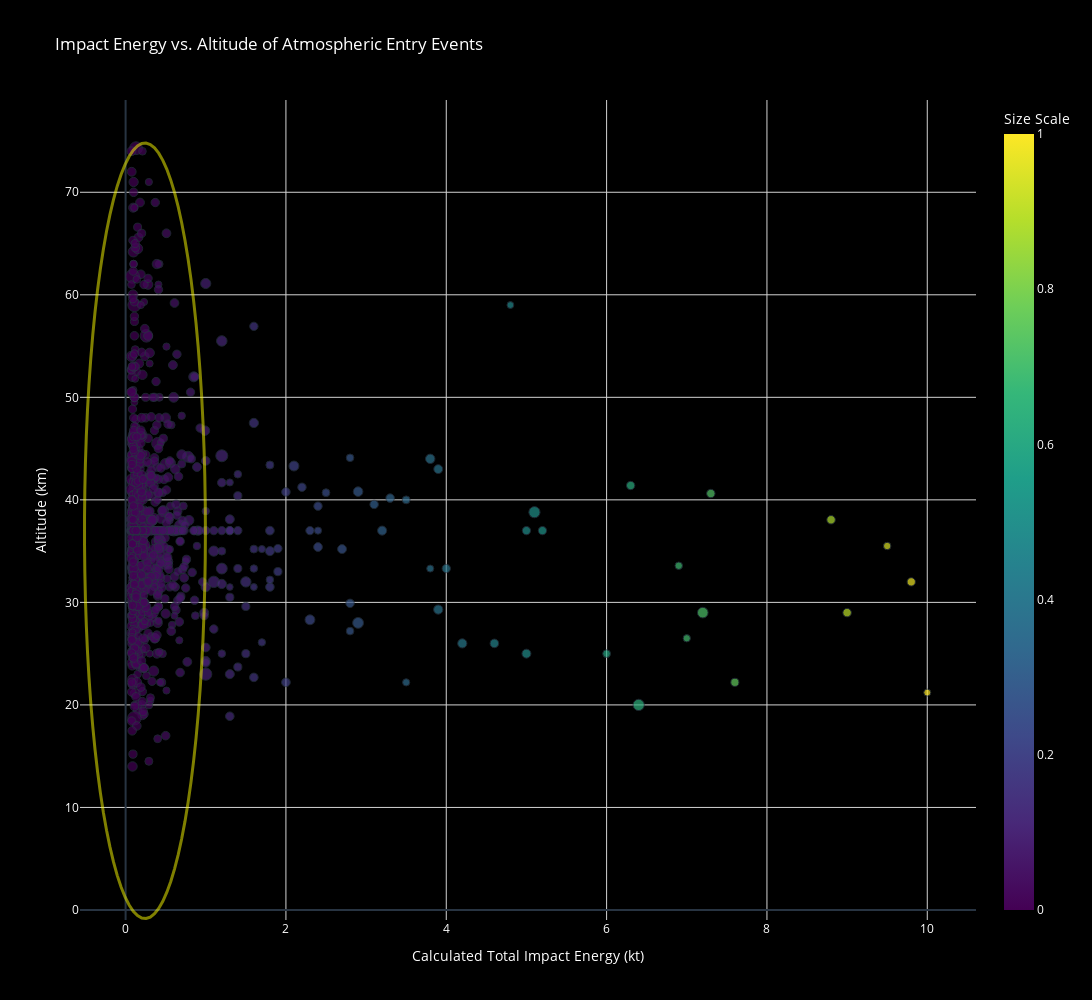

The notebook cell this image was saved under:
### Code cell
data['Size Scale'] = (data['Calculated Total Impact Energy (kt)'] - data['Calculated Total Impact Energy (kt)'].min()) / (
    data['Calculated Total Impact Energy (kt)'].max() - data['Calculated Total Impact Energy (kt)'].min())

low_energy_data = data[data['Calculated Total Impact Energy (kt)'] < 1]

# Ellipse parameters with scaling
center_x = low_energy_data['Calculated Total Impact Energy (kt)'].mean()
center_y = low_energy_data['Altitude (km)'].mean()
width = max(1, low_energy_data['Calculated Total Impact Energy (kt)'].std() * 8)
height = max(20, low_energy_data['Altitude (km)'].std() * 8)
theta = np.linspace(0, 2 * np.pi, 90)
ellipse_x = center_x + (width / 2) * np.cos(theta)
ellipse_y = center_y + (height / 2) * np.sin(theta)
ellipse_path = "M " + " L ".join([f"{x},{y}" for x, y in zip(ellipse_x, ellipse_y)]) + " Z"

# scatter p
scatter_fig = px.scatter(
    data,
    x="Calculated Total Impact Energy (kt)",  # X-axis: Impact energy
    y="Altitude (km)",  # Y-axis: Altitude
    size="Velocity (km/s)",  # Point size
    color="Size Scale",  # Color scale
    color_continuous_scale="Viridis",
    size_max=10,
    hover_data={
        "Altitude (km)": True,
        "Calculated Total Impact Energy (kt)": True,
        "Velocity (km/s)": True,
        "Size Scale": False,
    },
    title="Impact Energy vs. Altitude of Atmospheric Entry Events"
)

scatter_fig.add_shape(
    type="path",
    path=ellipse_path,
    line=dict(color="yellow", width=3),
    opacity=0.5
)

scatter_fig.update_layout(
    height=1000,
    width=1200,
    xaxis=dict(title="Calculated Total Impact Energy (kt)", gridcolor="lightgray"),
    yaxis=dict(title="Altitude (km)", gridcolor="lightgray"),
    plot_bgcolor="black",
    paper_bgcolor="black",
    font=dict(color="white"),
)

# Generate HTML for the plot
fig_html = scatter_fig.to_html(full_html=False, include_plotlyjs="cdn")
scatter_fig.write_image('../visualizations/impact_energy_scatterplot.png', width=2400, height=1600)
scatter_fig.show()
